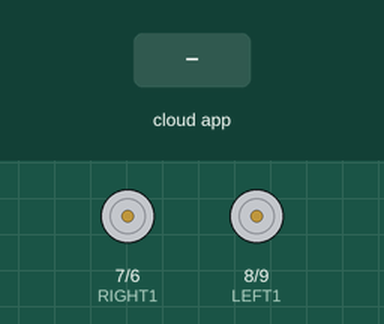
Simulated run of this sketch. Board: Arduino Uno, built with avr-gcc and run on an emulated ATmega328P. Parts: motor-driver pin pairs drawn as motors (green arrow = first pin HIGH = forward, orange = second pin HIGH = backward, longer = more drive, scaled by the enable pin). The test bench sets the inputs (shaded band). The ROS host is connected and sends only what is stated.

Above: at 1.2 s.
1.3 s: the phone or cloud app sets stop to 0
At 2.6 s:
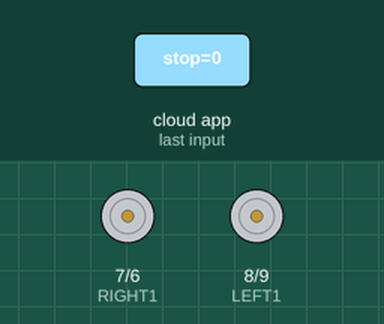
2.9 s: the phone or cloud app sets normal to 0
At 3.4 s:
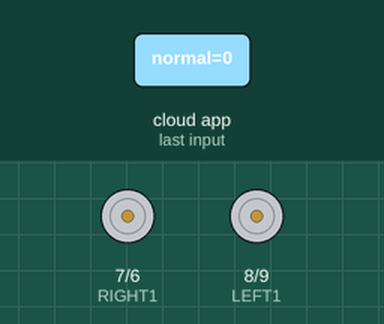
4.5 s: the phone or cloud app sets fast to 0
At 5.4 s:
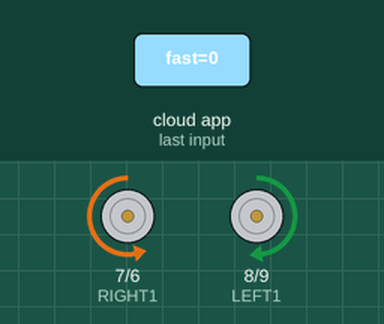
6.0 s: the phone or cloud app sets left to 0
At 7.3 s:
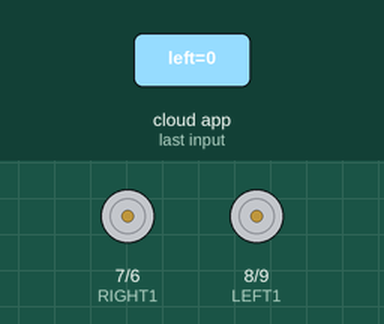
7.6 s: the phone or cloud app sets stop to 1
At 8.0 s:
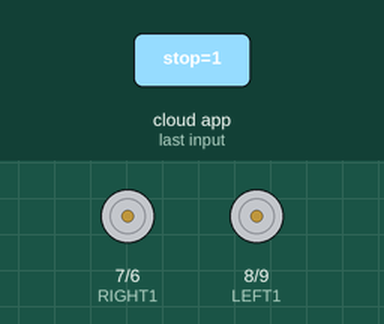
9.2 s: the phone or cloud app sets normal to 1
At 10.0 s:
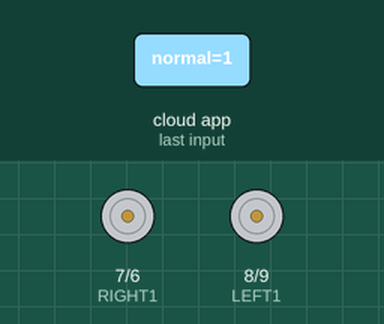
Timing chart, 0 to 11.8 s (numbered marks = the images above; inputs shaded):
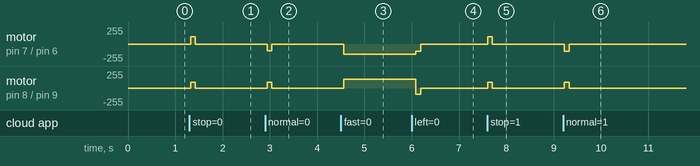

The sketch:

car.ino
```cpp
// (licence header left out)
#include<ros.h>
#include<std_msgs/String.h>

ros::NodeHandle nh;


const byte LEFT1 = 8;
const byte LEFT2 = 9;
const byte LEFT_PWM = 10;

const byte RIGHT1 = 7;
const byte RIGHT2 = 6;
const byte RIGHT_PWM = 5;

byte motorSpeed = 130;

void mstop()
{
  analogWrite(LEFT_PWM,0);
  analogWrite(RIGHT_PWM,0);
}
void backward(int Lspeed,int Rspeed)
{
  digitalWrite(LEFT1, LOW);
  digitalWrite(LEFT2, HIGH);
  analogWrite(LEFT_PWM,Lspeed);
  digitalWrite(RIGHT1, HIGH);
  digitalWrite(RIGHT2, LOW);
  analogWrite(RIGHT_PWM,Rspeed);
}
void forward(int Lspeed,int Rspeed)
{
  digitalWrite(LEFT1, HIGH);
  digitalWrite(LEFT2, LOW);
  analogWrite(LEFT_PWM,Lspeed);
  digitalWrite(RIGHT1, LOW);
  digitalWrite(RIGHT2, HIGH);
  analogWrite(RIGHT_PWM,Rspeed);
}
void turnRight()
{
  digitalWrite(LEFT1, HIGH);
  digitalWrite(LEFT2, LOW);
  analogWrite(LEFT_PWM,90);
  digitalWrite(RIGHT1, HIGH);
  digitalWrite(RIGHT2, LOW);
  analogWrite(RIGHT_PWM,110);
}
void turnLeft()
{
  digitalWrite(LEFT1, LOW);
  digitalWrite(LEFT2, HIGH);
  analogWrite(LEFT_PWM,90);
  digitalWrite(RIGHT1, LOW);
  digitalWrite(RIGHT2, HIGH);
  analogWrite(RIGHT_PWM,110);
}

void stopCb(const std_msgs::String &stop){
    turnRight();
    delay(100);
    mstop();
}
void slowCb(const std_msgs::String &slow){
    mstop();


}
void normalCb(const std_msgs::String &normal){
    forward(80,100);
    delay(100);
    mstop();


}
void fastCb(const std_msgs::String &fast){
    forward(130,150);


}
void rightCb(const std_msgs::String &right){
    turnRight();
    delay(100);
    mstop();
}
void leftCb(const std_msgs::String &left){
    turnLeft();
    delay(100);
    mstop();
}
ros::Subscriber<std_msgs::String> sub0("stop", &stopCb);
ros::Subscriber<std_msgs::String> sub1("slow", &slowCb);
ros::Subscriber<std_msgs::String> sub2("normal", &normalCb);
ros::Subscriber<std_msgs::String> sub3("fast", &fastCb);
ros::Subscriber<std_msgs::String> subR("right", &rightCb);
ros::Subscriber<std_msgs::String> subL("left", &leftCb);
void setup()
{
 pinMode(LEFT1, OUTPUT); // this pin will pull the HC-05 pin 34 (key pin) HIGH to switch module to AT mode
 pinMode(LEFT2, OUTPUT);
 pinMode(LEFT_PWM, OUTPUT);
 pinMode(RIGHT1, OUTPUT);
 pinMode(RIGHT2, OUTPUT);
 pinMode(RIGHT_PWM, OUTPUT);
 nh.initNode();
 nh.subscribe(sub0);
 nh.subscribe(sub1);
 nh.subscribe(sub2);
 nh.subscribe(sub3);
 nh.subscribe(subR);
 nh.subscribe(subL);


}
void loop()
{
  nh.spinOnce();
  delay(100);


}
```

Measured:
- after the input at 1.3 s, motor on pin 7 (RIGHT1) / pin 6 (RIGHT2): stopped → forward 110/255 at once, → stopped 0.10 s later; motor on pin 8 (LEFT1) / pin 9 (LEFT2): stopped → forward 90/255 at once, → stopped 0.10 s later
- after the input at 2.9 s, motor on pin 7 (RIGHT1) / pin 6 (RIGHT2): stopped → backward 100/255 at once, → stopped 0.10 s later; motor on pin 8 (LEFT1) / pin 9 (LEFT2): stopped → forward 90/255 at once, → stopped 0.10 s later
- after the input at 4.5 s, motor on pin 7 (RIGHT1) / pin 6 (RIGHT2): stopped → backward 150/255 after 0.07 s; motor on pin 8 (LEFT1) / pin 9 (LEFT2): stopped → forward 130/255 after 0.07 s
- after the input at 6.0 s, motor on pin 7 (RIGHT1) / pin 6 (RIGHT2): backward 150/255 → backward 110/255 after 0.09 s, → stopped 0.10 s later; motor on pin 8 (LEFT1) / pin 9 (LEFT2): forward 130/255 → backward 90/255 after 0.09 s, → stopped 0.10 s later
- after the input at 7.6 s, motor on pin 7 (RIGHT1) / pin 6 (RIGHT2): stopped → forward 110/255 at once, → stopped 0.10 s later; motor on pin 8 (LEFT1) / pin 9 (LEFT2): stopped → forward 90/255 at once, → stopped 0.10 s later
- after the input at 9.2 s, motor on pin 7 (RIGHT1) / pin 6 (RIGHT2): stopped → backward 110/255 at once, → stopped 0.10 s later; motor on pin 8 (LEFT1) / pin 9 (LEFT2): stopped → forward 90/255 at once, → stopped 0.10 s later
